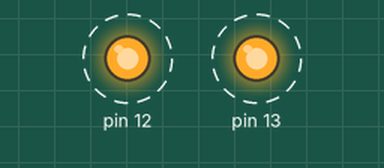
This sketch was run on a simulated Arduino Uno, built with avr-gcc and run on an emulated ATmega328P. Parts: output pins drawn as LEDs (lit = HIGH). Dashed ring = blinking.

Above: at 0.5 s.
Timing chart, 0 to 4.6 s (numbered marks = the images above):
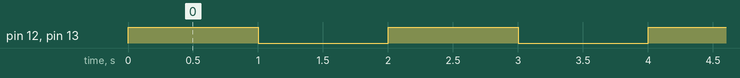

Measured:
- by itself, pin 12, pin 13: alternates HIGH for 1.0 s and LOW for 1.0 s

The sketch:

Job06_sync.ino
```cpp
// C++ code
//
void setup()
{
  pinMode(12, OUTPUT);
  pinMode(13, OUTPUT);
}

void loop()
{
  digitalWrite(12, HIGH);
  digitalWrite(13, HIGH);
  delay(1000); // Wait for 1000 millisecond(s)
  digitalWrite(12, LOW);
  digitalWrite(13, LOW);
  delay(1000); // Wait for 1000 millisecond(s)
}
```
